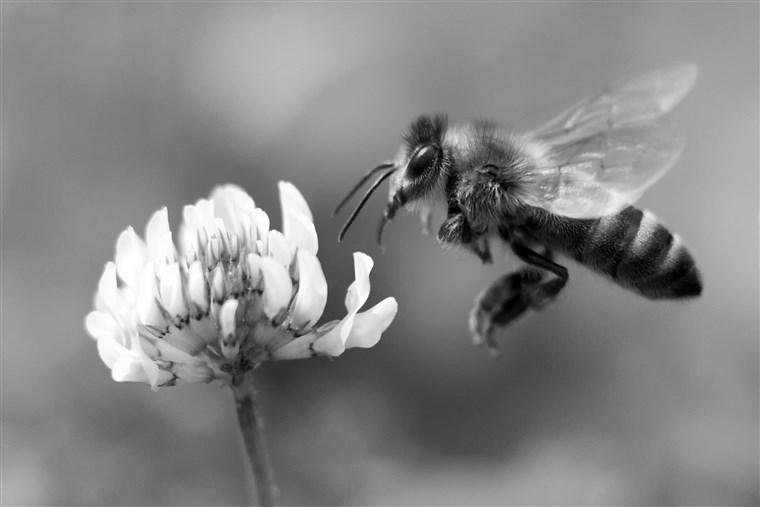
#> input picture Naïve Bees_ Image Loading and Processing/saved_images/bw_bee_1.jpg, 760 x 507 px, given in place of bee_1.jpg, which was not available
$ jupyter execute --allow-errors notebook.ipynb   (shell and % lines are left out)   (text cells are left out)
#> lines starting #> are read from the running program, lines starting #| are printed output that depends on the picture; pictures that were not available may be replaced by others from this repository, and a replacement may not be noted
[cell 1]
# Used to change filepaths
from pathlib import Path

# We set up matplotlib, pandas, and the display function
import matplotlib.pyplot as plt
from IPython.display import display
import pandas as pd

# import numpy to use in this cell
import numpy as np

# import Image from PIL so we can use it later
from PIL import Image

# generate test_data
test_data = np.random.beta(1, 1, (100, 100, 3))

# display the test_data
plt.imshow(test_data)
#> (this line was passed over: IPython is not available in this run)

[cell 2]
# open the image
img = Image.open('datasets/bee_1.jpg')
#> img is the input picture: PIL image 760x507 L; min 0, max 255, mean 133.8

# Get the image size
img_size = img.size
#> img_size = (760, 507)

print("The image size is: {}".format(img_size))
#| The image size is: (760, 507)

# Just having the image as the last line in the cell will display it in the notebook
img

[cell 3]
# Crop the image to 25, 25, 75, 75
img_cropped = img.crop((25, 25, 75, 75))
display(img_cropped)

# rotate the image by 45 degrees
img_rotated = img.rotate(45, expand=25)
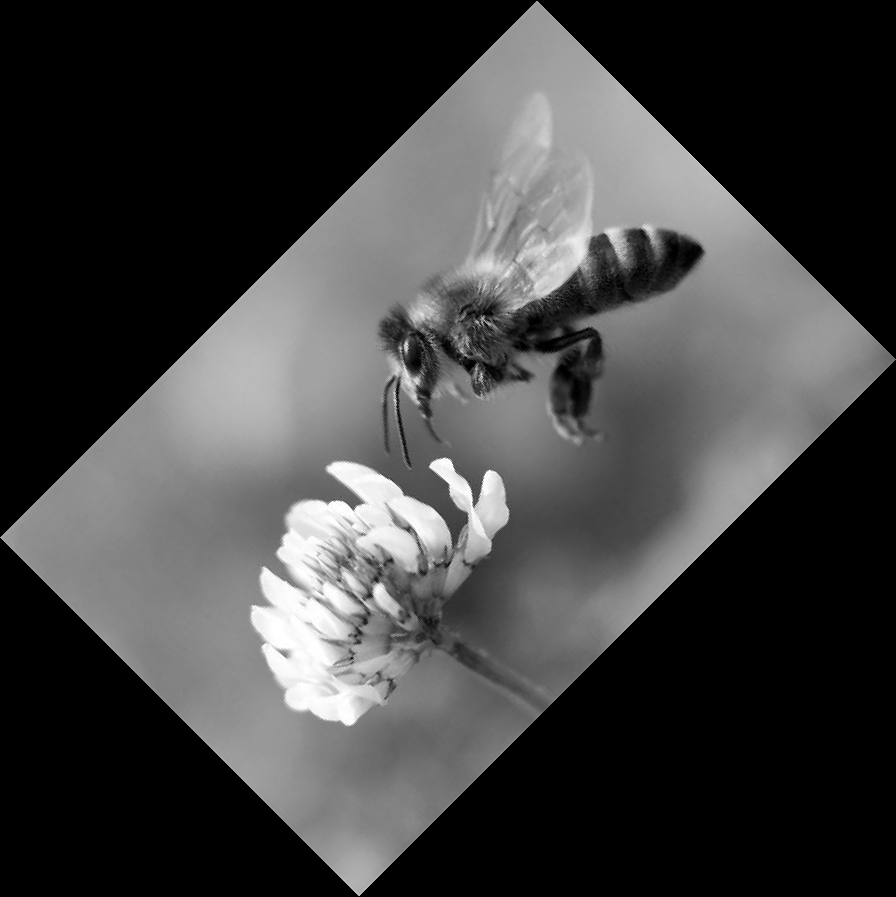
#> img_rotated: PIL image 896x897 L; min 0, max 255, mean 64.2
display(img_rotated)

# flip the image left to right
img_flipped = img.transpose(Image.FLIP_LEFT_RIGHT)
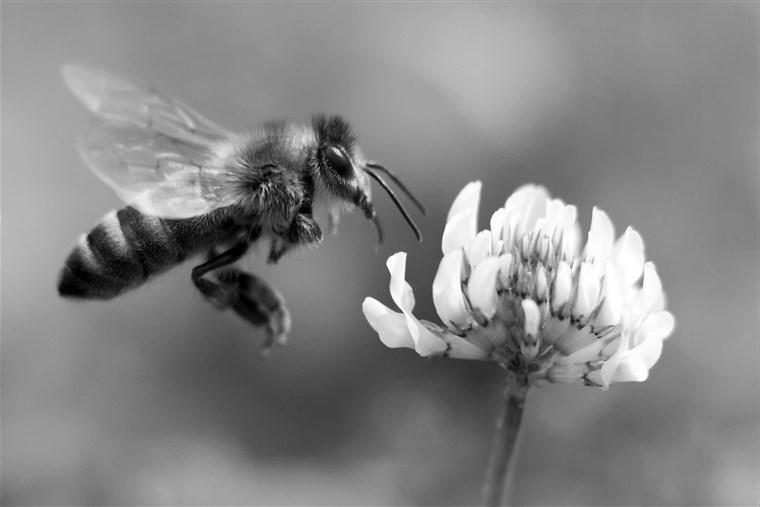
#> img_flipped: PIL image 760x507 L; min 0, max 255, mean 133.8
display(img_flipped)

[cell 4]
# Turn our image object into a NumPy array
img_data = np.array(img)

# get the shape of the resulting array
img_data_shape = img_data.shape
#> img_data_shape = (507, 760)

print("Our NumPy array has the shape: {}".format(img_data_shape))
#| Our NumPy array has the shape: (507, 760)

# plot the data with `imshow`
plt.imshow(img_data)
#> (this line was passed over: IPython is not available in this run)
plt.show()

# plot the red channel
plt.imshow(img_data, cmap=plt.cm.Reds_r)
#> (this line was passed over: IPython is not available in this run)
plt.show()

# plot the green channel
plt.imshow(img_data, cmap=plt.cm.Greens_r)
#> (this line was passed over: IPython is not available in this run)
plt.show()

# plot the blue channel
plt.imshow(img_data, cmap=plt.cm.Blues_r)
#> (this line was passed over: IPython is not available in this run)
plt.show()

[cell 5]
def plot_kde(channel, color):
    """ Plots a kernel density estimate for the given data.

        `channel` must be a 2d array
        `color` must be a color string, e.g. 'r', 'g', or 'b'
    """
    data = channel.flatten()
    return pd.Series(data).plot.density(c=color)

# create the list of channels
channels = ['r', 'g', 'b']

def plot_rgb(image_data):
    # use enumerate to loop over colors and indexes
    for ix, color in enumerate(channels):
        plot_kde(image_data[:, :, ix], color)

    plt.show()

#> (the rest of this cell did not finish here and is left out)

[cell 6]
# load bee_12.jpg as honey
honey = Image.open('datasets/bee_12.jpg')
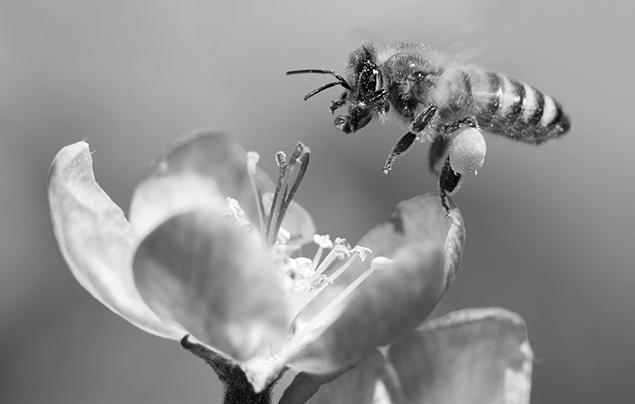
#> input picture Naïve Bees_ Image Loading and Processing/saved_images/bw_bee_12.jpg, 635 x 404 px, given in place of bee_12.jpg, which was not available
#> honey is the input picture: PIL image 635x404 L; min 0, max 255, mean 146.3

# display the honey bee image
display(honey)

# NumPy array of the honey bee image data
honey_data = np.array(honey)

# plot the rgb densities for the honey bee image
#> (the rest of this cell did not finish here and is left out)

[cell 7]
# load bee_3.jpg as bumble
bumble = Image.open('datasets/bee_3.jpg')

# display the bumble bee image
display(bumble)

# NumPy array of the bumble bee image data
bumble_data = np.array(bumble)

# plot the rgb densities for the bumble bee image
#> (the rest of this cell did not finish here and is left out)

[cell 8]
# convert honey to grayscale
honey_bw = honey.convert('L')
display(honey_bw)

# convert the image to a NumPy array
honey_bw_arr = np.array(honey_bw)

# get the shape of the resulting array
honey_bw_arr_shape = honey_bw_arr.shape
#> honey_bw_arr_shape = (404, 635)
print("Our NumPy array has the shape: {}".format(honey_bw_arr_shape))
#| Our NumPy array has the shape: (404, 635)

# plot the array using matplotlib
plt.imshow(honey_bw_arr, cmap=plt.cm.gray)
#> (this line was passed over: IPython is not available in this run)
plt.show()

# plot the kde of the new black and white array
plot_kde(honey_bw_arr, 'k')
#> (the call stopped at in plot_kde, `return pd.Series(data).plot.density(c=color)`: IPython is not available in this run)
